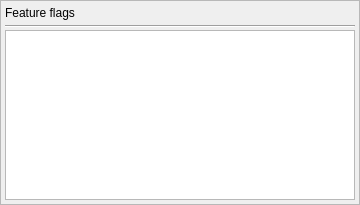
     <widget class="QFrame" name="feflfrme">
      <property name="geometry">
       <rect>
        <x>580</x>
        <y>245</y>
        <width>360</width>
        <height>205</height>
       </rect>
      </property>
      <property name="sizePolicy">
       <sizepolicy hsizetype="Fixed" vsizetype="Fixed">
        <horstretch>0</horstretch>
        <verstretch>0</verstretch>
       </sizepolicy>
      </property>
      <property name="minimumSize">
       <size>
        <width>360</width>
        <height>205</height>
       </size>
      </property>
      <property name="maximumSize">
       <size>
        <width>360</width>
        <height>205</height>
       </size>
      </property>
      <property name="frameShape">
       <enum>QFrame::StyledPanel</enum>
      </property>
      <property name="frameShadow">
       <enum>QFrame::Raised</enum>
      </property>
      <widget class="QListWidget" name="fefllist">
       <property name="geometry">
        <rect>
         <x>5</x>
         <y>30</y>
         <width>350</width>
         <height>170</height>
        </rect>
       </property>
       <property name="sizePolicy">
        <sizepolicy hsizetype="Fixed" vsizetype="Fixed">
         <horstretch>0</horstretch>
         <verstretch>0</verstretch>
        </sizepolicy>
       </property>
       <property name="minimumSize">
        <size>
         <width>350</width>
         <height>170</height>
        </size>
       </property>
       <property name="maximumSize">
        <size>
         <width>350</width>
         <height>170</height>
        </size>
       </property>
      </widget>
      <widget class="QLabel" name="fefllb01">
       <property name="geometry">
        <rect>
         <x>5</x>
         <y>5</y>
         <width>350</width>
         <height>15</height>
        </rect>
       </property>
       <property name="sizePolicy">
        <sizepolicy hsizetype="Fixed" vsizetype="Fixed">
         <horstretch>0</horstretch>
         <verstretch>0</verstretch>
        </sizepolicy>
       </property>
       <property name="minimumSize">
        <size>
         <width>350</width>
         <height>15</height>
        </size>
       </property>
       <property name="maximumSize">
        <size>
         <width>350</width>
         <height>15</height>
        </size>
       </property>
       <property name="styleSheet">
        <string notr="true">font: 600 10pt &quot;Inter&quot;;</string>
       </property>
       <property name="text">
        <string>Feature flags</string>
       </property>
      </widget>
      <widget class="Line" name="feflln01">
       <property name="geometry">
        <rect>
         <x>5</x>
         <y>25</y>
         <width>350</width>
         <height>3</height>
        </rect>
       </property>
       <property name="sizePolicy">
        <sizepolicy hsizetype="Fixed" vsizetype="Fixed">
         <horstretch>0</horstretch>
         <verstretch>0</verstretch>
        </sizepolicy>
       </property>
       <property name="minimumSize">
        <size>
         <width>350</width>
         <height>3</height>
        </size>
       </property>
       <property name="maximumSize">
        <size>
         <width>350</width>
         <height>3</height>
        </size>
       </property>
       <property name="orientation">
        <enum>Qt::Horizontal</enum>
       </property>
      </widget>
     </widget>
